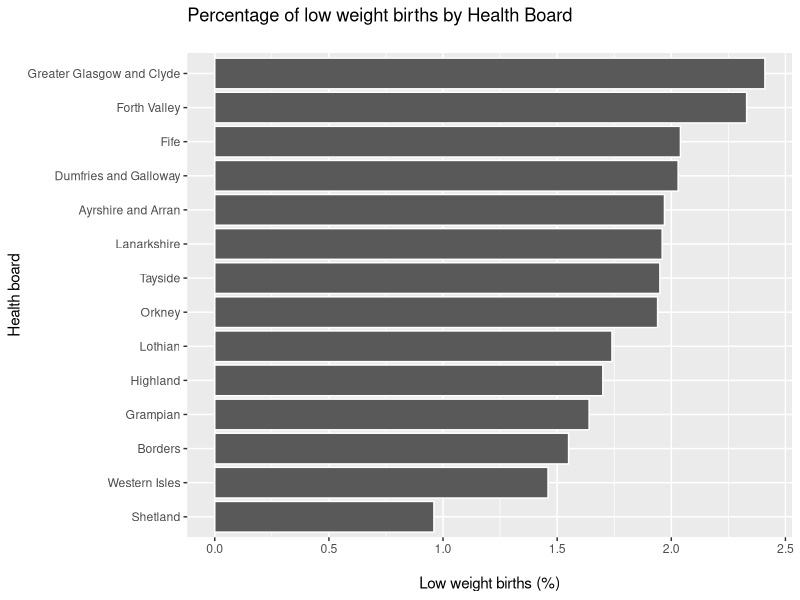

The R source for this figure:
library(tidyverse)

birth_weight <- read_csv("clean_data/birth_weight_summary.csv") 

# 1. calculate the percentage of low weight births by health board
birth_weight_hb <- birth_weight %>% 
  group_by(health_board_name) %>% 
  summarise(percent_lbw_by_hb = 
              round((100*(sum(low_weight_births) / sum(all_births))), 2))

# plot data to the graph
birth_weight_hb %>% 
  ggplot()+
  aes(x = reorder(health_board_name, percent_lbw_by_hb), y = percent_lbw_by_hb)+
  geom_col(col = "white")+
  coord_flip()+
  labs(x = "Health board",
       y = "\nLow weight births (%)",
       title = "Percentage of low weight births by Health Board\n")

# 2. calculate the percentage of low weight births by Urban Rural Classification over our time period
birth_weight_ur <- birth_weight %>% 
  group_by(date_code, urban_rural_2_name) %>% 
  summarise(percent_lbw_by_ur = 
              round((100*(sum(low_weight_births) / sum(all_births))), 2))

# plot data to the graph
birth_weight_ur_graph <- birth_weight_ur %>% 
  ggplot()+
  aes(x = urban_rural_2_name, y = percent_lbw_by_ur)+
  geom_col(col = "white")+
  facet_wrap(~date_code)+
  coord_flip()+
  labs(x = "Classification",
       y = "\nLow weight births (%)",
       title = "Percentage of low weight births \nby Rural Urban Classification\n")+
  theme(plot.title = element_text(size = 20, hjust = 0.5),
        axis.text.x = element_text(angle = 15, vjust = 0.6, size = 12),
        axis.title.x = element_text(size = 15, hjust = 0.5),
        axis.text.y = element_text(vjust = 0.6, size = 12),
        axis.title.y = element_text(size = 15, hjust = 0.5),
        strip.text = element_text(size = 12, hjust = 0.5))

# 3. calculate the percentage low weight bights by 3 aggregate years
birth_weight_year <- birth_weight %>% 
  group_by(date_code) %>% 
  summarise(percent_lbw_by_year = 
              round((100*(sum(low_weight_births) / sum(all_births))), 2))

# plot data to the graph
birth_weight_year_graph <- birth_weight_year %>% 
  ggplot()+
  aes(x = date_code, y = percent_lbw_by_year)+
  geom_col(col = "white")+
  labs(x = "\n3 year aggregate",
       y = "Low weight births (%)",
       title = "Percentage of low weight births\n")+
  theme(plot.title = element_text(size = 20, hjust = 0.5),
        axis.text.x = element_text(angle = 15, vjust = 0.6, size = 12),
        axis.title.x = element_text(size = 15, hjust = 0.5),
        axis.text.y = element_text(vjust = 0.6, size = 12),
        axis.title.y = element_text(size = 15, hjust = 0.5))

# 4. calculate the total number of births
total_births_by_year <- birth_weight %>% 
  group_by(date_code) %>% 
  summarise(sum_births_by_year = sum(all_births/1000))

# plot data to the graph
total_births_by_year_graph <- total_births_by_year %>% 
  ggplot()+
  aes(x = date_code, y = sum_births_by_year)+
  geom_col(col = "white")+
  labs(x = "\n3 year aggregate",
       y = "Births (1000 units)",
       title = "Number of singleton births\n")+
  theme(plot.title = element_text(size = 20, hjust = 0.5),
        axis.text.x = element_text(angle = 15, vjust = 0.6, size = 12),
        axis.title.x = element_text(size = 15, hjust = 0.5),
        axis.text.y = element_text(vjust = 0.6, size = 12),
        axis.title.y = element_text(size = 15, hjust = 0.5))